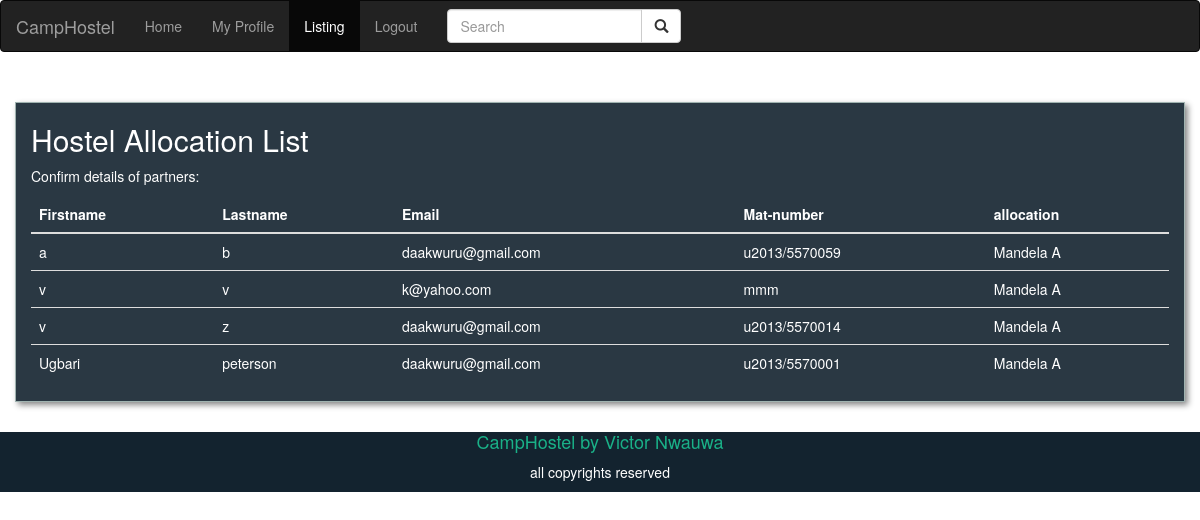
Page /pages/listing.php (signed in) on the committed database.
### tables this page shows
CREATE TABLE IF NOT EXISTS `allocatelist` (
  `firstname` varchar(50) NOT NULL,
  `lastname` varchar(50) NOT NULL,
  `email` varchar(50) NOT NULL,
  `mat_number` varchar(50) NOT NULL,
  `allocatedhostel` varchar(50) NOT NULL
);

### pages/listing.php (the view, shortened to what this page needs)
<?php
$name=$_SESSION['id'];
$connection = mysqli_connect('localhost', 'root', '', 'camphostel');
?>
<!DOCTYPE html>
<html xmlns="http://www.w3.org/1999/html">
<head>
    <link rel="stylesheet" href="https://cdnjs.cloudflare.com/ajax/libs/normalize/5.0.0/normalize.min.css">
    <link rel="stylesheet" href="../css/style.css">
    <link rel="stylesheet" href="../css/listing.css">
    <link rel="stylesheet" href="../css/bootstrap.min.css">
</head>
<body>
<header>
    <nav class="navbar navbar-inverse">
        <div class="container-fluid">
            <div class="navbar-header">
                <a class="navbar-brand" href="#">CampHostel</a>
            </div>
            <ul class="nav navbar-nav">
                <li ><a href="home.php">Home</a></li>
                <li><a href="profile.php">My Profile</a></li>
                <li class="active"><a href="listing.php">Listing</a></li>
                <li><a href="logout.php">Logout</a></li>
            </ul>
            <form class="navbar-form navbar-left">
                <div class="input-group">
                    <input type="text" class="form-control" placeholder="Search">
                    <div class="input-group-btn">
                        <button class="btn btn-default" type="submit">
                            <i class="glyphicon glyphicon-search"></i>
                        </button>
                    </div>
                </div>
            </form>
        </div>
    </nav>
</header>
<div class="container con table-responsive">
    <h2>Hostel Allocation List</h2>
    <p>Confirm details of partners:</p>
    <table class="table ">
        <thead>
        <tr>
            <th>Firstname</th>
            <th>Lastname</th>
            <th>Email</th>
            <th>Mat-number</th>
            <th>allocation</th>
        </tr>
        </thead>
        <tbody>
        <?php
        $select3="SELECT * FROM registeration WHERE id='$name'";
        $query3=mysqli_query($connection,$select3);
        while ($row=mysqli_fetch_array($query3)){
            $mat=$row['matnum'];
        }
        $select2= "SELECT * FROM allocatelist  WHERE mat_number='$mat'";
        $query2=mysqli_query($connection,$select2);
        while ($row=mysqli_fetch_array($query2)){
            $value=$row['allocatedhostel'];
        }
        $select="SELECT * FROM allocatelist WHERE allocatedhostel ='$value' and mat_number<>'$mat'";
        $query=mysqli_query($connection,$select);
        while ($row=mysqli_fetch_array($query)){
            echo" <tr>
            <td>".$row['firstname']."</td>
            <td>".$row['lastname']."</td>
            <td>".$row['email']."</td>
            <td>".$row['mat_number']."</td>
            <td>".$row['allocatedhostel']."</td>
        </tr>";
        }
        ?>
        </tbody>
    </table>
</div>
<footer>
    <h4>CampHostel by Victor Nwauwa</h4>
    <p>all copyrights reserved</p>
</footer>
</body>

### css/style.css (style rules this page uses)
*, *:before, *:after { box-sizing: border-box; }
html { overflow-y: scroll; }
body { background-color:#ffffff; font-family: 'Titillium Web', sans-serif; }
a { text-decoration: none; color: #1ab188; -webkit-transition: .5s ease; transition: .5s ease; }
input, textarea { font-size: 15px; display: block; width: 100%; height: 100%; padding: 5px 10px; background: none; background-image: none; border: 1px solid #a0b3b0; color: #ffffff; border-radius: 0; -webkit-transition: border-color .25s ease, box-shadow .25s ease; transition: border-color .25s ease, box-shadow .25s ease; }
p { color: #ffffff; }
footer { margin-top: 30px; height: 60px; background-color: #13232f; color:#1ab188 ; }
footer > h4 { text-align: center; }
footer > p { text-align: center; }

### css/listing.css (style rules this page uses)
.con { margin-top: 50px; border-style: solid; border-color: #a0b3b0; border-width: 1px; width: 50em; box-shadow: 3px 3px 6px #888888; background: rgba(19, 35, 47, 0.9); color:#ffffff; }
footer { margin-top: 30px; height: 60px; background-color: #13232f; color:#1ab188 ; }
footer > h4 { text-align: center; }
footer > p { text-align: center; }

### rows in the picture
allocatelist: firstname "a", lastname "b", email "daakwuru@gmail.com", mat_number "u2013/5570059", allocatedhostel "Mandela A"
allocatelist: firstname "v", lastname "v", email "k@yahoo.com", mat_number "mmm", allocatedhostel "Mandela A"
allocatelist: firstname "v", lastname "z", email "daakwuru@gmail.com", mat_number "u2013/5570014", allocatedhostel "Mandela A"
allocatelist: firstname "Ugbari", lastname "peterson", email "daakwuru@gmail.com", mat_number "u2013/5570001", allocatedhostel "Mandela A"
